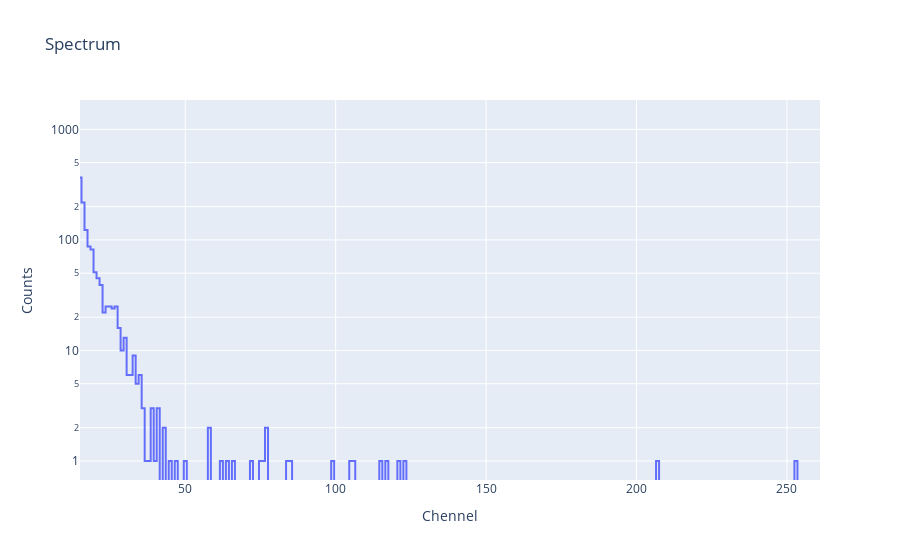

Notebook code for this chart:
### Code cell
FROM_CAHNNEL=0
if 'cry' in f:
    FROM_CHANNEL = 13 # CRY-19
if 'naitl' in f:
    FROM_CHANNEL = 15 # NaI(Tl)
if 'spacedos' in f:
    FROM_CHANNEL = 11 # SPACEDOS

spectrum = xc.iloc[:,FROM_CHANNEL:].sum()

data = [go.Scatter(x=spectrum.index, y=spectrum, line=dict(shape='hvh'))]

layout = go.Layout(title='Spectrum', yaxis=dict(title='Counts', type='log'), xaxis=dict(title='Chennel'))
#layout = go.Layout(title='Spectrum', yaxis=dict(title='Counts'), xaxis=dict(title='Chennel'))

fig = go.Figure(data=data, layout=layout)
fig.show()

### Figure 1 — Plotly figure (JSON) as saved in the notebook; plotly's stock layout.template omitted (floating-point values rounded to 4 significant figures; data arrays with more than 128 entries replaced by an {"elided": "..."} marker saying what was removed)
{"data": [{"line": {"shape": "hvh"}, "type": "scatter", "x": {"elided": "248 mixed values"}, "y": {"elided": "248 int values"}}], "layout": {"title": {"text": "Spectrum"}, "xaxis": {"title": {"text": "Chennel"}}, "yaxis": {"title": {"text": "Counts"}, "type": "log"}}}
